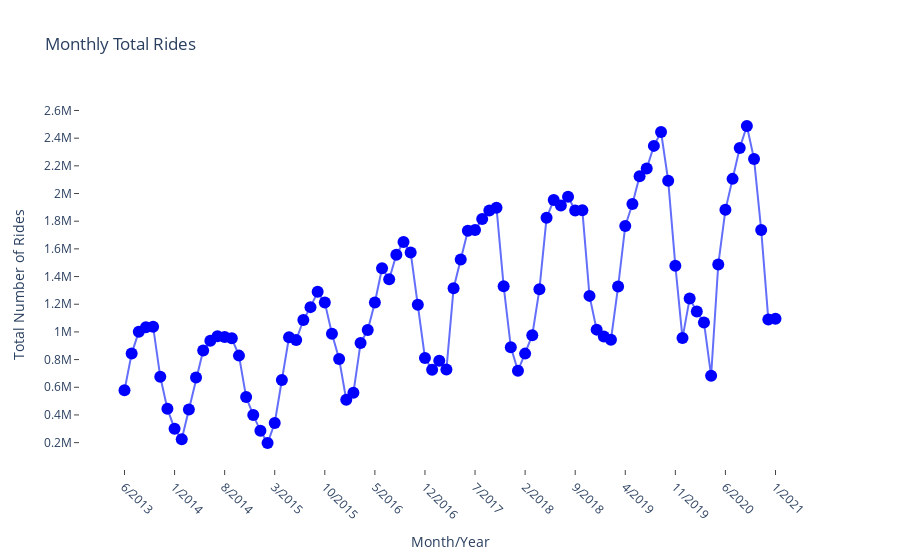

The notebook cell this image was saved under:
### Code cell
fig = px.line(totalrides, 
              x='monthyear', 
              y='total_rides', 
              title="Monthly Total Rides",
              labels = dict(total_rides="Total Number of Rides", monthyear="Month/Year"),
              markers=True)
fig.layout.plot_bgcolor = 'white'
fig.update_traces(marker={'size': 12,
                          'color': 'blue'})
fig.update_yaxes(nticks=15, ticks = 'outside', showgrid = False)
fig.update_xaxes(nticks = 15, tickangle=45, ticks = 'outside', showgrid = False)
fig.show()

### Figure 1 — Plotly figure (JSON) as saved in the notebook; plotly's stock layout.template omitted (floating-point values rounded to 4 significant figures)
{"data": [{"hovertemplate": "Month/Year=%{x}<br>Total Number of Rides=%{y}<extra></extra>", "legendgroup": "", "line": {"color": "#636efa", "dash": "solid"}, "marker": {"color": "blue", "size": 12, "symbol": "circle"}, "mode": "markers+lines", "name": "", "orientation": "v", "showlegend": false, "type": "scatter", "x": ["6/2013", "7/2013", "8/2013", "9/2013", "10/2013", "11/2013", "12/2013", "1/2014", "2/2014", "3/2014", "4/2014", "5/2014", "6/2014", "7/2014", "8/2014", "9/2014", "10/2014", "11/2014", "12/2014", "1/2015", "2/2015", "3/2015", "4/2015", "5/2015", "6/2015", "7/2015", "8/2015", "9/2015", "10/2015", "11/2015", "12/2015", "1/2016", "2/2016", "3/2016", "4/2016", "5/2016", "6/2016", "7/2016", "8/2016", "9/2016", "10/2016", "11/2016", "12/2016", "1/2017", "2/2017", "3/2017", "4/2017", "5/2017", "6/2017", "7/2017", "8/2017", "9/2017", "10/2017", "11/2017", "12/2017", "1/2018", "2/2018", "3/2018", "4/2018", "5/2018", "6/2018", "7/2018", "8/2018", "9/2018", "10/2018", "11/2018", "12/2018", "1/2019", "2/2019", "3/2019", "4/2019", "5/2019", "6/2019", "7/2019", "8/2019", "9/2019", "10/2019", "11/2019", "12/2019", "1/2020", "2/2020", "3/2020", "4/2020", "5/2020", "6/2020", "7/2020", "8/2020", "9/2020", "10/2020", "11/2020", "12/2020", "1/2021"], "xaxis": "x", "y": [577702, 843417, 1001958, 1034359, 1037712, 675774, 443966, 300400, 224736, 439117, 670780, 866117, 936880, 968842, 963489, 953887, 828711, 529188, 399069, 285552, 196930, 341826, 652390, 961986, 941219, 1085676, 1179044, 1289699, 1212277, 987245, 804125, 509478, 560874, 919921, 1013149, 1212280, 1460318, 1380110, 1557663, 1648856, 1573872, 1196942, 812192, 726676, 791647, 727665, 1315404, 1523268, 1731594, 1735599, 1816498, 1878098, 1897592, 1330649, 889967, 718994, 843114, 976672, 1307543, 1824710, 1953103, 1913625, 1977177, 1877884, 1878657, 1260355, 1016505, 967287, 943744, 1327960, 1766094, 1924563, 2125370, 2181064, 2344224, 2444900, 2092573, 1478708, 955210, 1240596, 1146830, 1068457, 682762, 1487890, 1882273, 2105808, 2329514, 2488225, 2248869, 1736704, 1088929, 1095346], "yaxis": "y"}], "layout": {"legend": {"tracegroupgap": 0}, "plot_bgcolor": "white", "title": {"text": "Monthly Total Rides"}, "xaxis": {"anchor": "y", "domain": [0, 1], "nticks": 15, "showgrid": false, "tickangle": 45, "ticks": "outside", "title": {"text": "Month/Year"}}, "yaxis": {"anchor": "x", "domain": [0, 1], "nticks": 15, "showgrid": false, "ticks": "outside", "title": {"text": "Total Number of Rides"}}}}
